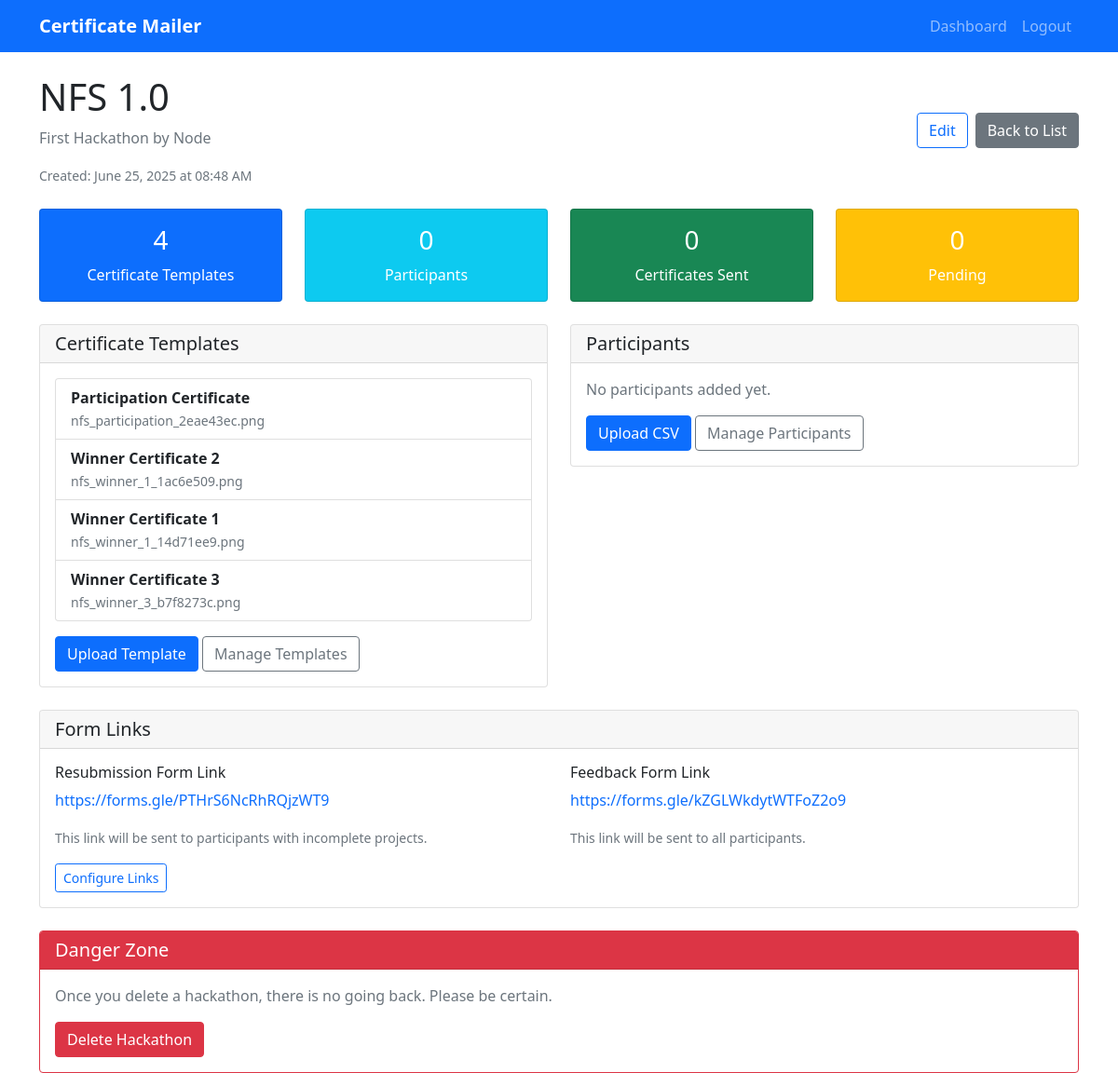
/hackathons/1 (signed in), run on the app's committed database.
### models.py (models this page shows)
class Hackathon(db.Model):
    id = db.Column(db.Integer, primary_key=True)
    name = db.Column(db.String(100), nullable=False)
    description = db.Column(db.Text)
    created_at = db.Column(db.DateTime, default=datetime.utcnow)
    user_id = db.Column(db.Integer, db.ForeignKey('user.id'), nullable=False)
    certificate_templates = db.relationship('CertificateTemplate', backref='hackathon', lazy=True)
    participants = db.relationship('Participant', backref='hackathon', lazy=True)
    resubmission_form_link = db.Column(db.String(255))  # Link for resubmission form
    feedback_form_link = db.Column(db.String(255))  # Link for feedback form

class CertificateTemplate(db.Model):
    id = db.Column(db.Integer, primary_key=True)
    name = db.Column(db.String(100), nullable=False)  # e.g., "Winner", "Participation"
    filename = db.Column(db.String(255), nullable=False)
    name_x_position = db.Column(db.Float, default=300)
    name_y_position = db.Column(db.Float, default=400)
    font_size = db.Column(db.Integer, default=24)
    font_color = db.Column(db.String(7), default='#000000')
    hackathon_id = db.Column(db.Integer, db.ForeignKey('hackathon.id'), nullable=False)
    created_at = db.Column(db.DateTime, default=datetime.utcnow)

### blueprints/hackathon/routes.py (the view)
@hackathon_bp.route('/hackathons/<int:id>')
@login_required
def hackathon_detail(current_user, id):
    hackathon = Hackathon.query.filter_by(id=id, user_id=current_user.id).first_or_404()
    template_count = len(hackathon.certificate_templates)
    participant_count = len(hackathon.participants)
    sent_count = len([p for p in hackathon.participants if p.certificate_sent])
    return render_template('hackathon/detail.html',
                         hackathon=hackathon,
                         user=current_user,
                         template_count=template_count,
                         participant_count=participant_count,
                         sent_count=sent_count)

### templates/hackathon/detail.html (shortened to what this page needs)
{% extends "base.html" %}
{% block content %}
<div class="d-flex justify-content-between align-items-center mb-4">
    <div>
        <h1>{{ hackathon.name }}</h1>
        {% if hackathon.description %}
            <p class="text-muted">{{ hackathon.description }}</p>
        {% endif %}
        <small class="text-muted">Created: {{ hackathon.created_at.strftime('%B %d, %Y at %I:%M %p') }}</small>
    </div>
    <div class="d-flex gap-2">
        <a href="{{ url_for('hackathon.edit_hackathon', id=hackathon.id) }}" class="btn btn-outline-primary">
             Edit
        </a>
        <a href="{{ url_for('hackathon.list_hackathons') }}" class="btn btn-secondary">
             Back to List
        </a>
    </div>
</div>
<div class="row mb-4">
    <div class="col-md-3">
        <div class="card bg-primary text-white">
            <div class="card-body text-center">
                <h3 class="card-title">{{ template_count }}</h3>
                <p class="card-text">Certificate Templates</p>
            </div>
        </div>
    </div>
    <div class="col-md-3">
        <div class="card bg-info text-white">
            <div class="card-body text-center">
                <h3 class="card-title">{{ participant_count }}</h3>
                <p class="card-text">Participants</p>
            </div>
        </div>
    </div>
    <div class="col-md-3">
        <div class="card bg-success text-white">
            <div class="card-body text-center">
                <h3 class="card-title">{{ sent_count }}</h3>
                <p class="card-text">Certificates Sent</p>
            </div>
        </div>
    </div>
    <div class="col-md-3">
        <div class="card bg-warning text-white">
            <div class="card-body text-center">
                <h3 class="card-title">{{ participant_count - sent_count }}</h3>
                <p class="card-text">Pending</p>
            </div>
        </div>
    </div>
</div>
<div class="row">
    <div class="col-md-6">
        <div class="card">
            <div class="card-header">
                <h5 class="mb-0">Certificate Templates</h5>
            </div>
            <div class="card-body">
                {% if hackathon.certificate_templates %}
                    <div class="list-group">
                        {% for template in hackathon.certificate_templates %}
                            <div class="list-group-item d-flex justify-content-between align-items-center">
                                <div>
                                    <strong>{{ template.name }}</strong>
                                    <br>
                                    <small class="text-muted">{{ template.filename }}</small>
                                </div>
                            </div>
                        {% endfor %}
                    </div>
                {% else %}
                    <p class="text-muted">No certificate templates uploaded yet.</p>
                {% endif %}
                <div class="mt-3">
                    <a href="{{ url_for('certificates.upload_template', hackathon_id=hackathon.id) }}" class="btn btn-primary">
                         Upload Template
                    </a>
                    <a href="{{ url_for('certificates.list_templates', hackathon_id=hackathon.id) }}" class="btn btn-outline-secondary">
                         Manage Templates
                    </a>
                </div>
            </div>
        </div>
    </div>
    <div class="col-md-6">
        <div class="card">
            <div class="card-header">
                <h5 class="mb-0">Participants</h5>
            </div>
            <div class="card-body">
                {% if hackathon.participants %}
                    <div class="list-group">
                        {% for participant in hackathon.participants[:5] %}
                            <div class="list-group-item d-flex justify-content-between align-items-center">
                                <div>
                                    <strong>{{ participant.name }}</strong>
                                    <br>
                                    <small class="text-muted">{{ participant.email }}</small>
                                </div>
                                <div>
                                    {% if participant.certificate_sent %}
                                        <span class="badge bg-success">Sent</span>
                                    {% else %}
                                        <span class="badge bg-warning">Pending</span>
                                    {% endif %}
                                </div>
                            </div>
                        {% endfor %}
                        {% if hackathon.participants|length > 5 %}
                            <div class="list-group-item text-center">
                                <small class="text-muted">And {{ hackathon.participants|length - 5 }} more...</small>
                            </div>
                        {% endif %}
                    </div>
                {% else %}
                    <p class="text-muted">No participants added yet.</p>
                {% endif %}
                <div class="mt-3">
                    <a href="{{ url_for('csv.upload_csv', hackathon_id=hackathon.id) }}" class="btn btn-primary">
                         Upload CSV
                    </a>
                    <a href="{{ url_for('csv.list_participants', hackathon_id=hackathon.id) }}" class="btn btn-outline-secondary">
                         Manage Participants
                    </a>
                </div>
            </div>
        </div>
    </div>
</div>
<div class="row mt-4">
    <div class="col-12">
        <div class="card">
            <div class="card-header">
                <h5 class="mb-0">Form Links</h5>
            </div>
            <div class="card-body">
                <div class="row">
                    <div class="col-md-6">
                        <h6>Resubmission Form Link</h6>
                        {% if hackathon.resubmission_form_link %}
                            <p><a href="{{ hackathon.resubmission_form_link }}" target="_blank" class="text-decoration-none">
                                 {{ hackathon.resubmission_form_link|truncate(50) }}
                            </a></p>
                        {% else %}
                            <p class="text-muted">Not configured</p>
                        {% endif %}
                        <small class="text-muted">This link will be sent to participants with incomplete projects.</small>
                    </div>
                    <div class="col-md-6">
                        <h6>Feedback Form Link</h6>
                        {% if hackathon.feedback_form_link %}
                            <p><a href="{{ hackathon.feedback_form_link }}" target="_blank" class="text-decoration-none">
                                 {{ hackathon.feedback_form_link|truncate(50) }}
                            </a></p>
                        {% else %}
                            <p class="text-muted">Not configured</p>
                        {% endif %}
                        <small class="text-muted">This link will be sent to all participants.</small>
                    </div>
                </div>
                <div class="mt-3">
                    <a href="{{ url_for('hackathon.edit_hackathon', id=hackathon.id) }}" class="btn btn-outline-primary btn-sm">
                         Configure Links
                    </a>
                </div>
            </div>
        </div>
    </div>
</div>
<div class="row mt-4">
    <div class="col-12">
        <div class="card border-danger">
            <div class="card-header bg-danger text-white">
                <h5 class="mb-0">Danger Zone</h5>
            </div>
            <div class="card-body">
                <p class="text-muted">
                    Once you delete a hackathon, there is no going back. Please be certain.
                </p>
                <form method="POST" action="{{ url_for('hackathon.delete_hackathon', id=hackathon.id) }}"
                      onsubmit="return confirm('Are you sure you want to delete this hackathon? This action cannot be undone.')">
                    <button type="submit" class="btn btn-danger">
                         Delete Hackathon
                    </button>
                </form>
            </div>
        </div>
    </div>
</div>
{% endblock %}

### data on the page
Hackathon: name "NFS 1.0", description "First Hackathon by Node", created_at "June 25, 2025 at 08:48 AM", resubmission_form_link "https://forms.gle/PTHrS6NcRhRQjzWT9", feedback_form_link "https://forms.gle/kZGLWkdytWTFoZ2o9"
CertificateTemplate: name "Participation Certificate", filename "nfs_participation_2eae43ec.png"
CertificateTemplate: name "Winner Certificate 2", filename "nfs_winner_1_1ac6e509.png"
CertificateTemplate: name "Winner Certificate 1", filename "nfs_winner_1_14d71ee9.png"
CertificateTemplate: name "Winner Certificate 3", filename "nfs_winner_3_b7f8273c.png"

### other printed values
{{ template_count }} "4"
{{ participant_count }} "0"
{{ sent_count }} "0"
{{ participant_count - sent_count }} "0"
